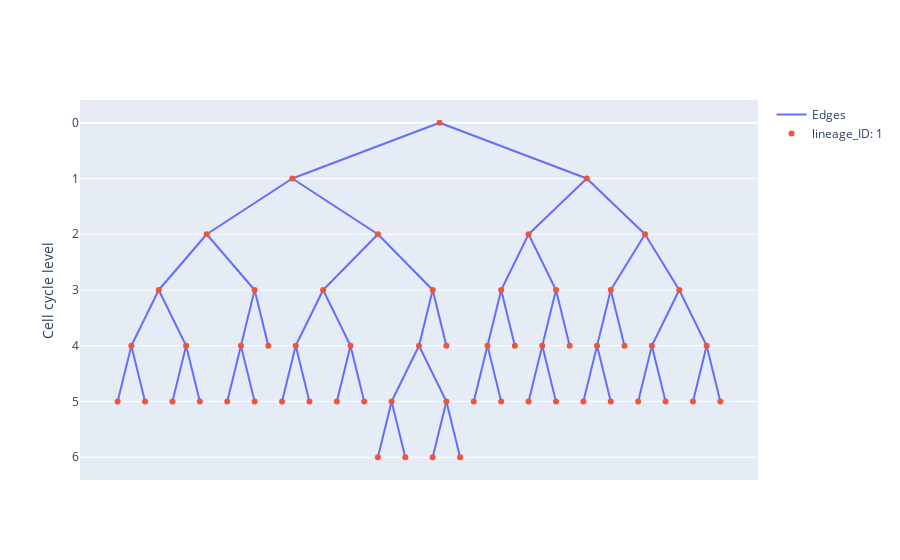

Notebook code for this chart:
### Markdown cell above
Cycle lineages can be plotted like cell lineages. However, while time still flows from top to bottom in the plot, it doesn't flow homogeneously between the different branches since cell cycles do not have the same length. Consequently, the y-axis represents the level of the cell cycle (i.e. how many cell cycles before the current cycle) instead of time.

### Code cell
clin1.plot()

### Figure 1 — Plotly figure (JSON) as saved in the notebook; plotly's stock layout.template omitted (floating-point values rounded to 4 significant figures; data arrays with more than 128 entries replaced by an {"elided": "..."} marker saying what was removed)
{"data": [{"mode": "lines", "name": "Edges", "text": [], "type": "scatter", "x": {"elided": "168 float values"}, "y": {"elided": "168 int values"}}, {"hoverinfo": "text", "hovertemplate": "%{text}", "mode": "markers", "name": "lineage_ID: 1", "text": ["cycle_ID: 9249<br>level: 3", "cycle_ID: 9267<br>level: 3", "cycle_ID: 9269<br>level: 3", "cycle_ID: 9276<br>level: 5", "cycle_ID: 9291<br>level: 4", "cycle_ID: 9304<br>level: 4", "cycle_ID: 9314<br>level: 3", "cycle_ID: 9316<br>level: 4", "cycle_ID: 9331<br>level: 4", "cycle_ID: 9348<br>level: 4", "cycle_ID: 9359<br>level: 4", "cycle_ID: 9367<br>level: 4", "cycle_ID: 9383<br>level: 4", "cycle_ID: 9433<br>level: 4", "cycle_ID: 9447<br>level: 5", "cycle_ID: 9501<br>level: 4", "cycle_ID: 8992<br>level: 0", "cycle_ID: 9022<br>level: 1", "cycle_ID: 9045<br>level: 1", "cycle_ID: 9057<br>level: 2", "cycle_ID: 9098<br>level: 2", "cycle_ID: 9105<br>level: 2", "cycle_ID: 9109<br>level: 2", "cycle_ID: 9157<br>level: 3", "cycle_ID: 9158<br>level: 3", "cycle_ID: 9165<br>level: 3", "cycle_ID: 9183<br>level: 3", "cycle_ID: 9202<br>level: 4", "cycle_ID: 9386<br>level: 5", "cycle_ID: 9387<br>level: 5", "cycle_ID: 9391<br>level: 5", "cycle_ID: 9393<br>level: 6", "cycle_ID: 9396<br>level: 5", "cycle_ID: 9399<br>level: 5", "cycle_ID: 9400<br>level: 5", "cycle_ID: 9401<br>level: 5", "cycle_ID: 9403<br>level: 5", "cycle_ID: 9404<br>level: 5", "cycle_ID: 9411<br>level: 5", "cycle_ID: 9421<br>level: 6", "cycle_ID: 9422<br>level: 4", "cycle_ID: 9423<br>level: 4", "cycle_ID: 9425<br>level: 4", "cycle_ID: 9426<br>level: 4", "cycle_ID: 9427<br>level: 6", "cycle_ID: 9442<br>level: 5", "cycle_ID: 9452<br>level: 5", "cycle_ID: 9454<br>level: 5", "cycle_ID: 9455<br>level: 6", "cycle_ID: 9458<br>level: 5", "cycle_ID: 9459<br>level: 4", "cycle_ID: 9466<br>level: 5", "cycle_ID: 9468<br>level: 5", "cycle_ID: 9472<br>level: 5", "cycle_ID: 9474<br>level: 5", "cycle_ID: 9478<br>level: 5", "cycle_ID: 9503<br>level: 5"], "type": "scatter", "x": [-4.25, -0.25, 2.25, -1.75, 7.75, 3.75, 6.25, 9.75, -11.25, 1.75, 5.75, -5.25, -9.25, -3.25, 0.25, -7.25, 0, -5.375, 5.375, -8.5, 3.25, 7.5, -2.25, 8.75, -10.25, 4.25, -6.75, -0.75, -11.75, 7.25, -9.75, -0.25, 1.25, 9.25, 3.25, 4.25, -7.75, 10.25, 5.25, -2.25, 6.75, -6.25, 0.25, 2.75, -1.25, -5.75, -10.75, -8.75, 0.75, 8.25, 4.75, -4.75, 6.25, -3.75, -2.75, -6.75, 2.25], "y": [3, 3, 3, 5, 4, 4, 3, 4, 4, 4, 4, 4, 4, 4, 5, 4, 0, 1, 1, 2, 2, 2, 2, 3, 3, 3, 3, 4, 5, 5, 5, 6, 5, 5, 5, 5, 5, 5, 5, 6, 4, 4, 4, 4, 6, 5, 5, 5, 6, 5, 4, 5, 5, 5, 5, 5, 5]}], "layout": {"hovermode": "closest", "showlegend": true, "title": {}, "xaxis": {"showgrid": false, "showticklabels": false, "zeroline": false}, "yaxis": {"autorange": "reversed", "showgrid": true, "title": {"text": "Cell cycle level"}, "zeroline": true}}}
